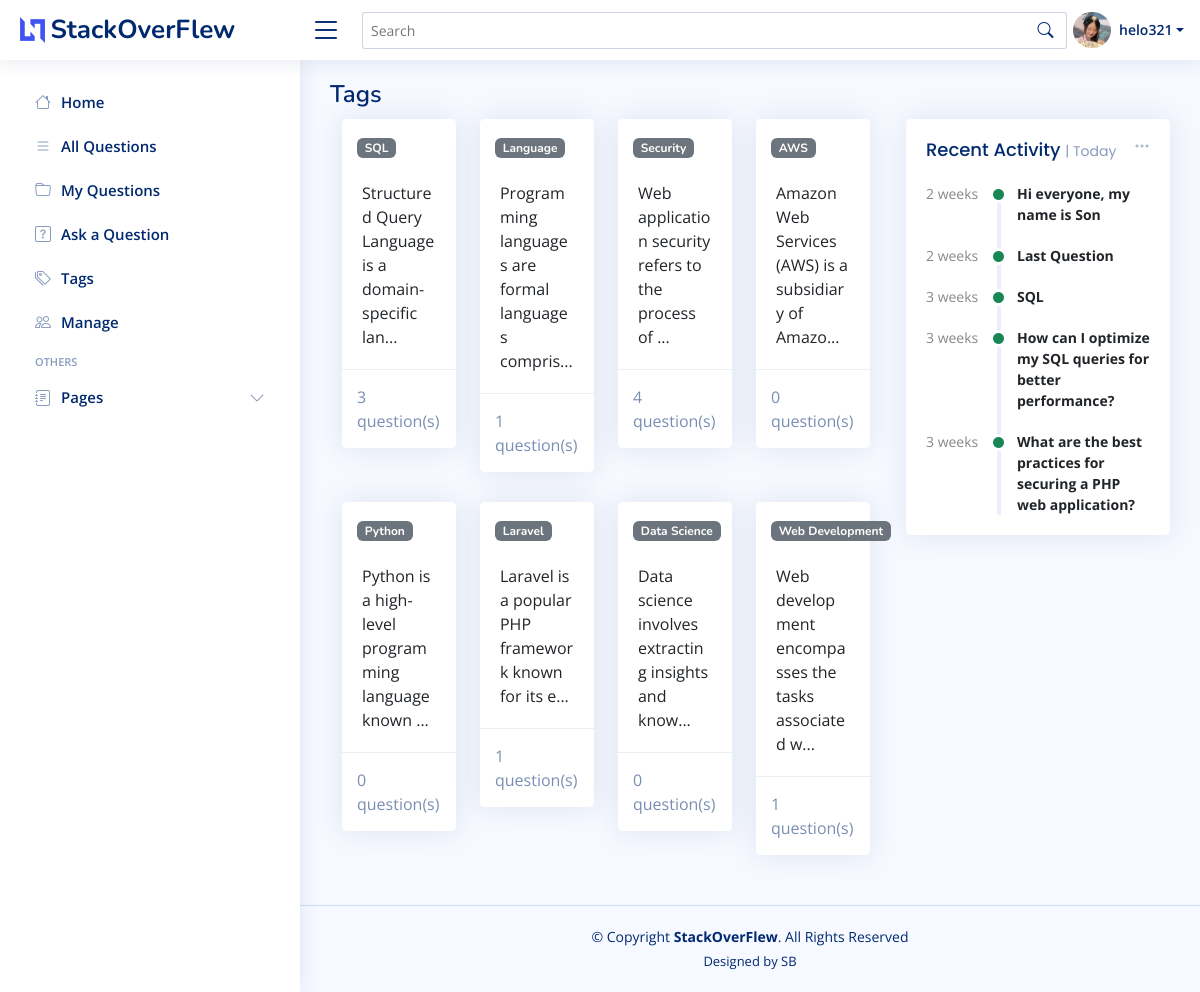
Page /read/tags.php (signed in) on the committed database.
### tables this page shows
CREATE TABLE `users` (
  `user_id` int(11) NOT NULL,
  `username` varchar(50) NOT NULL,
  `password` varchar(255) NOT NULL,
  `created_at` timestamp NOT NULL DEFAULT current_timestamp(),
  `fullName` varchar(255) DEFAULT NULL,
  `jobTitle` varchar(255) DEFAULT NULL,
  `about` text DEFAULT NULL,
  `company` varchar(255) DEFAULT NULL,
  `country` varchar(100) DEFAULT NULL,
  `address` varchar(255) DEFAULT NULL,
  `phone` varchar(20) DEFAULT NULL,
  `email` varchar(255) DEFAULT NULL,
  `twitterURL` varchar(255) DEFAULT NULL,
  `facebookURL` varchar(255) DEFAULT NULL,
  `instagramURL` varchar(255) DEFAULT NULL,
  `linkedinURL` varchar(255) DEFAULT NULL,
  `profile_image` varchar(255) DEFAULT NULL,
  `role_id` int(11) DEFAULT NULL
);

CREATE TABLE `tags` (
  `tag_id` int(11) NOT NULL,
  `name` varchar(30) NOT NULL,
  `description` text DEFAULT NULL
);

CREATE TABLE `questions` (
  `question_id` int(11) NOT NULL,
  `user_id` int(11) NOT NULL,
  `title` varchar(255) NOT NULL,
  `body` text NOT NULL,
  `question_image` varchar(255) DEFAULT NULL,
  `created_at` timestamp NOT NULL DEFAULT current_timestamp(),
  `views` int(11) DEFAULT 0,
  `tag_id` int(11) NOT NULL
);

### read/tags.php (called while the page is built, shortened)
<?php
include "../includes/db_connect.php";
include "../includes/functions.php";
try {
    $sql = "SELECT tags.*, COUNT(questions.tag_id) AS num_questions
            FROM tags
            LEFT JOIN questions ON tags.tag_id = questions.tag_id
            GROUP BY tags.tag_id";
    $stmt = $pdo->query($sql);
    $tags = $stmt->fetchAll(PDO::FETCH_ASSOC);
} catch (PDOException $e) {
    echo "Error: " . $e->getMessage();
}
$title = 'Tags';
include '../templates/tags.html.php';
$output = ob_get_clean();
include '../index.html.php';
?>

### includes/functions.php (called while the page is built, shortened)
<?php
if (isset($_GET['search_term']) && !empty($_GET['search_term'])) {
    $search_term = '%' . $_GET['search_term'] . '%';
    try {
        $sql = "SELECT *
                FROM questions
                WHERE title LIKE :search_term OR body LIKE :search_term LIKE :search_term";
        $stmt = $pdo->prepare($sql);
        $stmt->bindParam(':search_term', $search_term, PDO::PARAM_STR);
        $stmt->execute();
        $questions = $stmt->fetchAll(PDO::FETCH_ASSOC);
    } catch (PDOException $e) {
        echo "Error: " . $e->getMessage();
    }
} else {
    try {
        $sql = "SELECT * FROM questions";
        $stmt = $pdo->query($sql);
        $questions = $stmt->fetchAll(PDO::FETCH_ASSOC);
    } catch (PDOException $e) {
        echo "Error: " . $e->getMessage();
    }
}
function getUserProfileInfo($user_id)
{
    global $pdo;
    $query = "SELECT * FROM users WHERE user_id = :user_id";
    $stmt = $pdo->prepare($query);
    $stmt->execute(['user_id' => $user_id]);
    if ($stmt->rowCount() > 0) {
        $user_info = $stmt->fetch(PDO::FETCH_ASSOC);
        return $user_info;
    } else {
        return false;
    }
}
function calculateTimeLabel($created_at)
{
    $timestamp = strtotime($created_at);
    $now = time();
    $delta = abs($now - $timestamp);
    if ($delta < 60) {
        return "$delta sec";
    } else if ($delta < 3600) {
        $minutes = round($delta / 60);
        return "$minutes min";
    } else if ($delta < 86400) {
        $hours = round($delta / 3600);
        return "$hours hrs";
    } else if ($delta < 604800) {
        $days = round($delta / 86400);
        return "$days day";
    } else if ($delta < 2592000) {
        $weeks = round($delta / 604800);
        return "$weeks weeks";
    } else {
        $years = round($delta / 31536000);
        return "$years years";
    }
}
function sortQuestions($questions)
{
    usort($questions, function ($q1, $q2) {
        $timestamp1 = strtotime($q1['created_at']);
        $timestamp2 = strtotime($q2['created_at']);
        if ($timestamp1 === false || $timestamp2 === false) {
            return 0;
        } else {
            return $timestamp2 - $timestamp1;
        }
    });
    return $questions;
}
function truncateDescription($description, $length)
{
    if (strlen($description) > $length) {
        $truncated_description = substr($description, 0, $length) . '...';
        return $truncated_description;
    } else {
        return $description;
    }
}
?>

### templates/tags.html.php (the view)
<div class="container">
    <div class="row">
        <?php foreach ($tags as $tag) : ?>
            <div class="col-md-3">
                <div class="card tag-card">
                    <div class="card-header">
                        <h5 class="badge bg-secondary"><a href="questions_tag.php?tag_id=<?php echo $tag['tag_id']; ?>" class="tag" style ="color: white;"><?php echo htmlspecialchars($tag['name']); ?></a></h5>
                    </div>
                    <div class="card-body">
                        <p class="card-text"><?php echo htmlspecialchars(truncateDescription($tag['description'], 50)); ?></p>
                    </div>
                    <div class="card-footer">
                        <?php echo htmlspecialchars($tag['num_questions']); ?> question(s)
                    </div>
                </div>
            </div>
        <?php endforeach; ?>
    </div>
</div>

### index.html.php (shortened to what this page needs)
<?php
if (!isset($_SESSION['user_id'])) {
  $user_id = null;
  $user_info = null;
  $userRole = null;
} else {
  $user_id = $_SESSION['user_id'];
  $user_info = getUserProfileInfo($user_id);
}
?>
<!DOCTYPE html>
<html lang="en">
<head>
  <link href="../assets/vendor/bootstrap/css/bootstrap.min.css" rel="stylesheet">
  <link href="../assets/vendor/bootstrap-icons/bootstrap-icons.css" rel="stylesheet">
  <link href="../assets/vendor/boxicons/css/boxicons.min.css" rel="stylesheet">
  <link href="../assets/vendor/quill/quill.snow.css" rel="stylesheet">
  <link href="../assets/vendor/quill/quill.bubble.css" rel="stylesheet">
  <link href="../assets/vendor/remixicon/remixicon.css" rel="stylesheet">
  <link href="../assets/vendor/simple-datatables/style.css" rel="stylesheet">
  <link href="../assets/css/style.css" rel="stylesheet">
</head>
<body>
  <header id="header" class="header fixed-top d-flex align-items-center">
    <div class="d-flex align-items-center justify-content-between">
      <a href="../index.php" class="logo d-flex align-items-center">
        <img src="../assets/img/logo.png" alt="">
        <span class="d-none d-lg-block">StackOverFlew</span>
      </a>
      <i class="bi bi-list toggle-sidebar-btn"></i>
    </div>
    <div class="search-bar">
      <form class="search-form d-flex align-items-center" method="GET" action="../read/question_lists.php">
        <input type="text" name="search_term" placeholder="Search" title="Enter search keyword" style="width: 800px;">
        <button type="submit" title="Search"><i class="bi bi-search"></i></button>
      </form>
    </div>
    <nav class="header-nav ms-auto">
      <ul class="d-flex align-items-center">
        <li class="nav-item dropdown pe-3">
          <?php if (isset($_SESSION['logged_in']) && $_SESSION['logged_in'] === true) : ?>
            <a class="nav-link nav-profile d-flex align-items-center pe-0" href="#" data-bs-toggle="dropdown">
              <?php
              if (!empty($user_info['profile_image'])) {
                echo '<img src="' . $user_info['profile_image'] . '" alt="Profile" class="rounded-circle">';
              } else {
                echo '<img src="../assets/img/profile/default_profile_image.jpg" alt="Profile" class="rounded-circle">';
              }
              ?>
              <span class="d-none d-md-block dropdown-toggle ps-2"><?php echo $user_info['username']; ?></span>
            </a>
          <?php endif; ?>
        </li>
      </ul>
    </nav>
  </header>
  <aside id="sidebar" class="sidebar">
    <ul class="sidebar-nav" id="sidebar-nav">
      <a class="nav-link collapsed" href="../index.php">
        <i class="bi bi-house"></i>
        <span>Home</span>
      </a>
      <a class="nav-link collapsed" href="../read/question_lists.php">
        <i class="bi bi-list"></i><span>All Questions</span><i class="bi bi-chevron ms-auto"></i>
      </a>
      <?php if (isset($_SESSION['logged_in']) && $_SESSION['logged_in'] === true) : ?>
        <a class="nav-link collapsed" href="../users/user_questions.php">
          <i class="bi bi-folder"></i><span>My Questions</span><i class="bi bi-chevron ms-auto"></i>
        </a>
      <?php endif; ?>
      <a class="nav-link collapsed" href="../create/ask_question.php">
        <i class="bi bi-question-square"></i><span>Ask a Question</span><i class="bi bi-chevron ms-auto"></i>
      </a>
      <a class="nav-link collapsed" href="../read/tags.php">
        <i class="bi bi-tags"></i><span>Tags</span><i class="bi bi-chevron ms-auto"></i>
      </a>
      <?php if ($user_info !== null && $user_info['role_id'] === 1) : ?>
        <a class="nav-link collapsed" href="../edit/manage.php">
          <i class="bi bi-people"></i><span>Manage</span><i class="bi bi-chevron ms-auto"></i>
        </a>
      <?php endif; ?>
      <li class="nav-heading">Others</li>
      <a class="nav-link collapsed" data-bs-target="#forms-nav" data-bs-toggle="collapse" href="#">
        <i class="bi bi-journal-text"></i><span>Pages</span><i class="bi bi-chevron-down ms-auto"></i>
      </a>
    </ul>
  </aside>
  <main id="main" class="main">
    <div class="pagetitle">
      <h1>
        <?= $title ?>
      </h1>
    </div>
    <section class="section dashboard">
      <div class="row">
        <div class="col-lg-8">
          <div class="row">
            <div class="col-12">
              <div>
                <?= $output ?>
              </div>
            </div>
          </div>
        </div>
        <div class="col-lg-4">
          <div class="card">
            <div class="filter">
              <a class="icon" href="#" data-bs-toggle="dropdown"><i class="bi bi-three-dots"></i></a>
            </div>
            <div class="card-body">
              <h5 class="card-title">Recent Activity <span>| Today</span></h5>
              <div class="activity">
                <?php
                $questions = sortQuestions($questions);
                $recentQuestions = array_slice($questions, 0, 5);
                foreach ($recentQuestions as $question) : ?>
                  <div class="activity-item d-flex">
                    <div class="activite-label"><?php echo calculateTimeLabel($question['created_at']); ?></div>
                    <i class='bi bi-circle-fill activity-badge text-success align-self-start'></i>
                    <div class="activity-content">
                      <a class="fw-bold text-dark" href="../read/questions.php?question_id=<?php echo $question['question_id']; ?>"><?php echo $question['title']; ?></a>
                    </div>
                  </div>
                <?php endforeach; ?>
              </div>
            </div>
          </div>
        </div>
      </div>
    </section>
  </main>
  <footer id="footer" class="footer">
    <div class="copyright">
      &copy; Copyright <strong><span>StackOverFlew</span></strong>. All Rights Reserved
    </div>
    <div class="credits">
      Designed by SB</a>
    </div>
  </footer>
</body>
</html>

### assets/css/style.css (style rules this page uses)
:root { scroll-behavior: smooth; }
body { font-family: "Open Sans", sans-serif; background: #f6f9ff; color: #444444; }
a { color: #4154f1; text-decoration: none; }
h1, h2, h3, h4, h5, h6 { font-family: "Nunito", sans-serif; }
#main { margin-top: 60px; padding: 20px 30px; transition: all 0.3s; }
.pagetitle { margin-bottom: 10px; }
.pagetitle h1 { font-size: 24px; margin-bottom: 0; font-weight: 600; color: #012970; }
.card { margin-bottom: 30px; border: none; border-radius: 5px; box-shadow: 0px 0 30px rgba(1, 41, 112, 0.1); }
.card-header, .card-footer { border-color: #ebeef4; background-color: #fff; color: #798eb3; padding: 15px; border-bottom: none; }
.card-title { padding: 20px 0 15px 0; font-size: 18px; font-weight: 500; color: #012970; font-family: "Poppins", sans-serif; }
.card-title span { color: #899bbd; font-size: 14px; font-weight: 400; }
.card-body { padding: 0 20px 20px 20px; }
.logo { line-height: 1; }
@media (min-width: 1200px) { .logo { width: 280px; } }
.logo img { max-height: 26px; margin-right: 6px; }
.logo span { font-size: 26px; font-weight: 700; color: #012970; font-family: "Nunito", sans-serif; }
.header { transition: all 0.5s; z-index: 997; height: 60px; box-shadow: 0px 2px 20px rgba(1, 41, 112, 0.1); background-color: #fff; padding-left: 20px; }
.header .toggle-sidebar-btn { font-size: 32px; padding-left: 10px; cursor: pointer; color: #012970; }
.header .search-bar { min-width: 360px; padding: 0 20px; }
.header .search-form { width: 100%; }
.header .search-form input { border: 0; font-size: 14px; color: #012970; border: 1px solid rgba(1, 41, 112, 0.2); padding: 7px 38px 7px 8px; border-radius: 3px; transition: 0.3s; width: 100%; }
.header .search-form button { border: 0; padding: 0; margin-left: -30px; background: none; }
.header .search-form button i { color: #012970; }
.header-nav ul { list-style: none; }
.header-nav>ul { margin: 0; padding: 0; }
.header-nav .nav-profile { color: #012970; }
.header-nav .nav-profile img { max-height: 36px; }
.header-nav .nav-profile span { font-size: 14px; font-weight: 600; }
.sidebar { position: fixed; top: 60px; left: 0; bottom: 0; width: 300px; z-index: 996; transition: all 0.3s; padding: 20px; overflow-y: auto; scrollbar-width: thin; scrollbar-color: #aab7cf transparent; box-shadow: 0px 0px 20px rgba(1, 41, 112, 0.1); background-color: #fff; }
@media (min-width: 1200px) { #main, #footer { margin-left: 300px; } }
.sidebar-nav { padding: 0; margin: 0; list-style: none; }
.sidebar-nav li { padding: 0; margin: 0; list-style: none; }
.sidebar-nav .nav-heading { font-size: 11px; text-transform: uppercase; color: #899bbd; font-weight: 600; margin: 10px 0 5px 15px; }
.sidebar-nav .nav-link { display: flex; align-items: center; font-size: 15px; font-weight: 600; color: #4154f1; transition: 0.3; background: #f6f9ff; padding: 10px 15px; border-radius: 4px; }
.sidebar-nav .nav-link i { font-size: 16px; margin-right: 10px; color: #4154f1; }
.sidebar-nav .nav-link.collapsed { color: #012970; background: #fff; }
.sidebar-nav .nav-link.collapsed i { color: #899bbd; }
.sidebar-nav .nav-link .bi-chevron-down { margin-right: 0; transition: transform 0.2s ease-in-out; }
.dashboard .filter { position: absolute; right: 0px; top: 15px; }
.dashboard .filter .icon { color: #aab7cf; padding-right: 20px; padding-bottom: 5px; transition: 0.3s; font-size: 16px; }
.dashboard .activity { font-size: 14px; }
.dashboard .activity .activity-item .activite-label { color: #888; position: relative; flex-shrink: 0; flex-grow: 0; min-width: 64px; }
.dashboard .activity .activity-item .activite-label::before { content: ""; position: absolute; right: -11px; width: 4px; top: 0; bottom: 0; background-color: #eceefe; }
.dashboard .activity .activity-item .activity-badge { margin-top: 3px; z-index: 1; font-size: 11px; line-height: 0; border-radius: 50%; flex-shrink: 0; border: 3px solid #fff; flex-grow: 0; }
.dashboard .activity .activity-item .activity-content { padding-left: 10px; padding-bottom: 20px; }
.dashboard .activity .activity-item:first-child .activite-label::before { top: 5px; }
.dashboard .activity .activity-item:last-child .activity-content { padding-bottom: 0; }
.footer { padding: 20px 0; font-size: 14px; transition: all 0.3s; border-top: 1px solid #cddfff; }
.footer .copyright { text-align: center; color: #012970; }
.footer .credits { padding-top: 5px; text-align: center; font-size: 13px; color: #012970; }

### rows in the picture
users: profile_image (picture), username "helo321"
tags: name "SQL", description "Structured Query Language is a domain-specific lan...", num_questions "3"
tags: name "Language", description "Programming languages are formal languages compris...", num_questions "1"
tags: name "Security", description "Web application security refers to the process of ...", num_questions "4"
tags: name "AWS", description "Amazon Web Services (AWS) is a subsidiary of Amazo...", num_questions "0"
tags: name "Python", description "Python is a high-level programming language known ...", num_questions "0"
tags: name "Laravel", description "Laravel is a popular PHP framework known for its e...", num_questions "1"
tags: name "Data Science", description "Data science involves extracting insights and know...", num_questions "0"
tags: name "Web Development", description "Web development encompasses the tasks associated w...", num_questions "1"
questions: created_at "2 weeks", title "Hi everyone, my name is Son"
questions: created_at "2 weeks", title "Last Question"
questions: created_at "3 weeks", title "SQL"
questions: created_at "3 weeks", title "How can I optimize my SQL queries for better performance?"
questions: created_at "3 weeks", title "What are the best practices for securing a PHP web application?"

### other values in the picture
$title "Tags"
